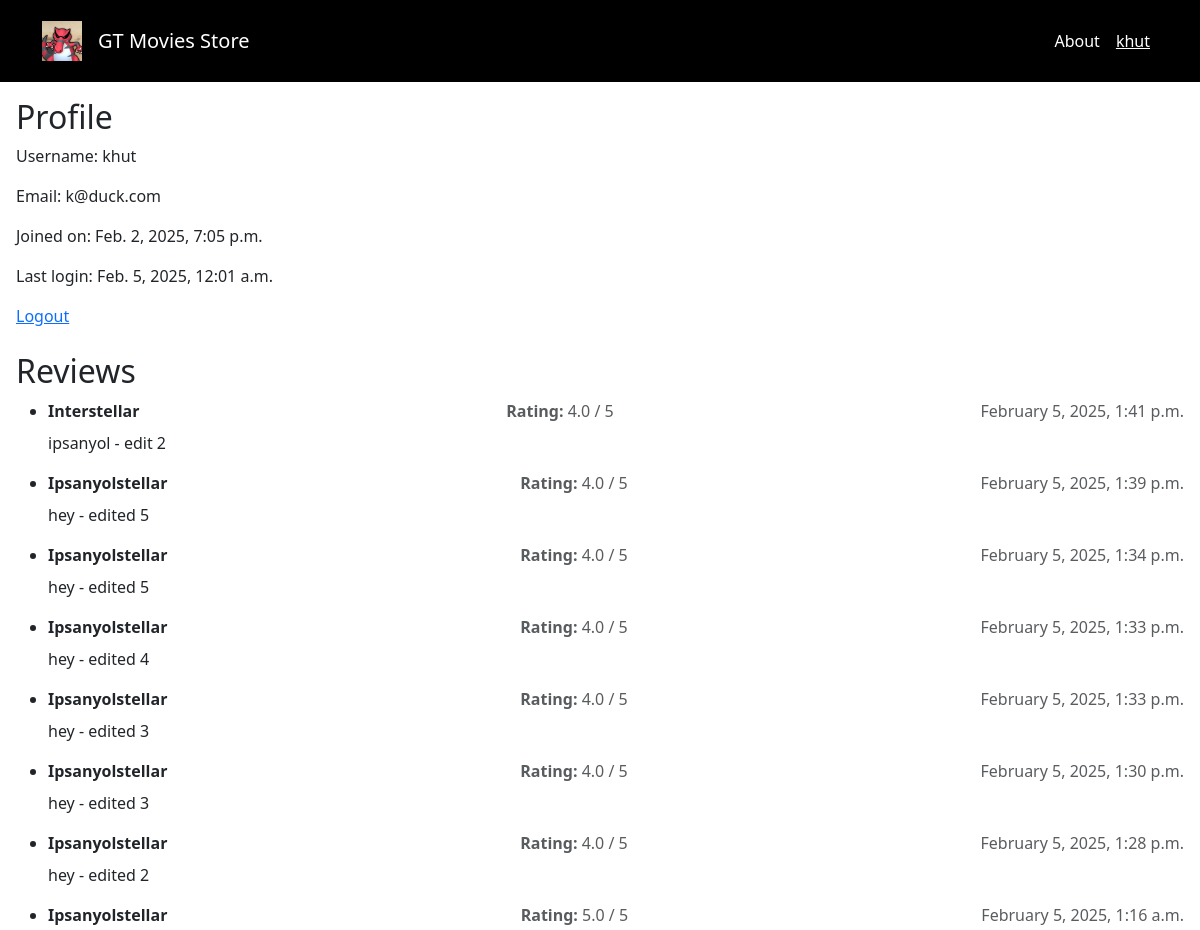
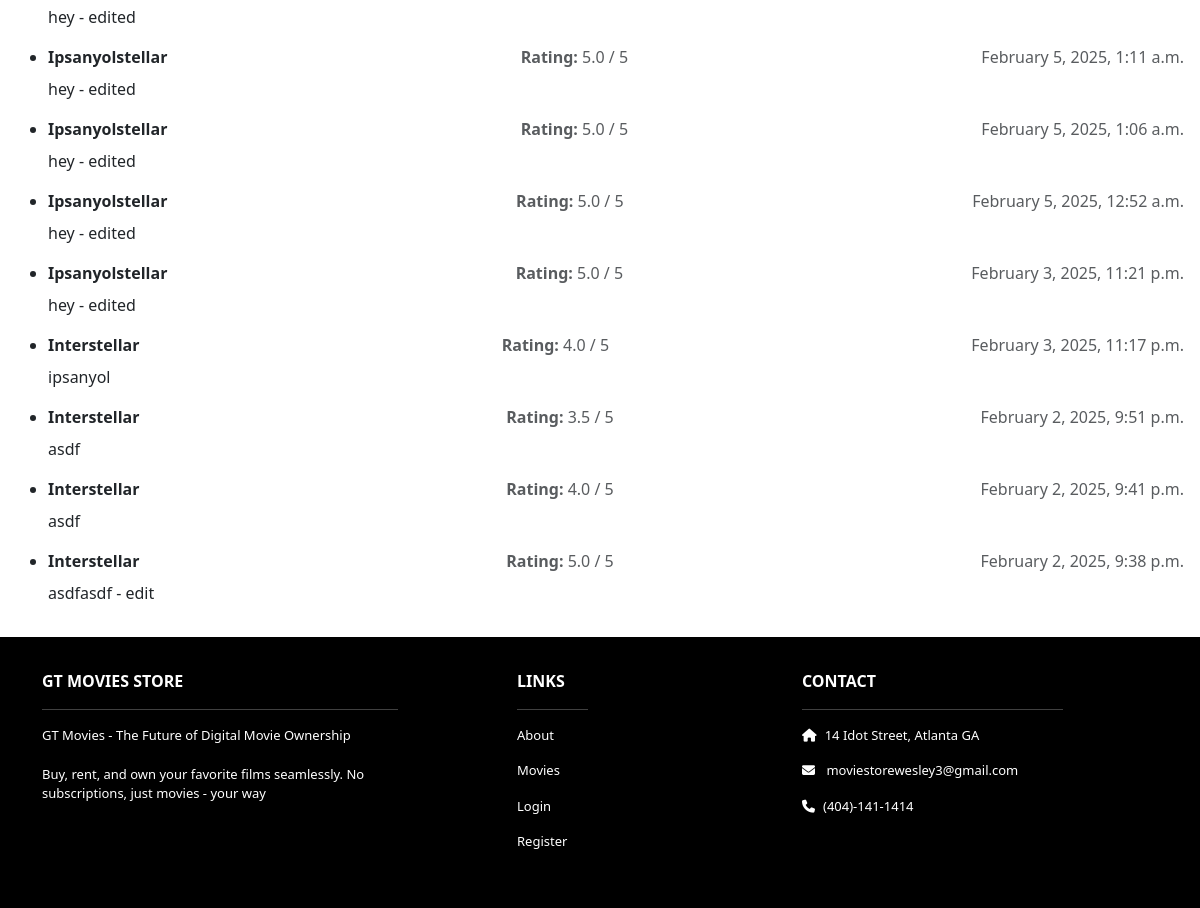
Screenshot of /profile/ (signed in) with the database file from the repository (2 pictures, top to bottom).
### movies/models.py (models this page shows, shortened)
class Review(models.Model):
    movie = models.ForeignKey(Movie, on_delete=models.CASCADE)
    user = models.ForeignKey(User, on_delete=models.CASCADE)
    text = models.TextField()
    rating = models.DecimalField(max_digits=2, decimal_places=1, default=0.0)
    created_at = models.DateTimeField(auto_now_add=True)

class Movie(models.Model):
    id = models.AutoField(primary_key=True)
    name = models.CharField(max_length=255)
    price = models.IntegerField()
    description = models.TextField()
    image = models.FileField(upload_to='movies/')

### accounts/views.py (the view)
# urls.py: path("profile/", profile, name="profile"),
@login_required
def profile(request):
    user = request.user
    template_data = {
        'title': 'Profile',
        'reviews': Review.objects.filter(user=user).order_by('-created_at')
    }
    return render(request, "accounts/profile.html", {"user": user, "template_data": template_data})

### templates/accounts/profile.html (shortened to what this page needs)
{% extends 'base.html' %}
{% block content %}
<div class="p-3">
  <h2>Profile</h2>
  <p>Username: {{ user.username }}</p>
  <p>Email: {{ user.email }}</p>
  <p>Joined on: {{ user.date_joined }}</p>
  <p>Last login: {{ user.last_login }}</p>
  <a href="{% url 'logout' %}">Logout</a>
  <br><br>
  <h2>Reviews</h2>
  <ul>
      {% for review in template_data.reviews %}
        <li class="review-item mb-3">
          <div class="review-header d-flex justify-content-between align-items-center">
              <div>
                  <strong>{{ review.movie.name }}</strong>
              </div>
              <div class="text-muted ml-3">
                  <strong>Rating:</strong> {{ review.rating }} / 5
              </div>
              <span class="text-muted ml-3">{{ review.created_at|date:"F j, Y, g:i a" }}</span>
          </div>
          <div class="review-text mt-2">
              <p>{{ review.text }}</p>
          </div>
        </li>
      {% empty %}
          <li>No reviews yet.</li>
      {% endfor %}
  </ul>
</div>
{% endblock %}

### templates/base.html (shortened to what this page needs)
<!DOCTYPE html>
<html>
  {% load static %}
  <head>
    <link href="https://cdn.jsdelivr.net/npm/bootstrap@5.3.3/dist/css/bootstrap.min.css" rel="stylesheet">
    <link rel="stylesheet" href="https://cdnjs.cloudflare.com/ajax/libs/font-awesome/6.1.1/css/all.min.css">
    <link rel="stylesheet" type="text/css" href="{% static 'css/style.css' %}">
  </head>
  <body>
    <nav class="p-3 navbar navbar-dark bg-dark navbar-expand-lg">
      <div class="container">
        <a class="navbar-brand" href="{% url 'home.index' %}">
          <img src="{% static 'img/logo.png' %}" alt="logo" height="40" />
        </a>
        <a class="navbar-brand" href="{% url 'home.index' %}">
            GT Movies Store
        </a>
        <div class="collapse navbar-collapse" id="navbarNavAltMarkup">
          <div class="navbar-nav ms-auto navbar-ml">
            <a class="nav-link" href="{% url 'home.about' %}">About</a>
            {% if user.is_authenticated %}
              <a class="nav-link" href="{% url 'profile' %}"><u>{{ user.username }}</u></a>
            {% else %}
              <a class="nav-link" href="{% url 'login' %}">Login</a>
            {% endif %}
          </div>
        </div>
      </div>
    </nav>
    <div>
      {% block content %}
      {% endblock content %}
    </div>
    <section class="p-3 ms-footer d-none d-md-block">
      <div class="container">
        <div class="row mt-3 text-white">
          <div class="col-md-4 col-lg-4 col-xl-4 mx-auto, mb-4">
            <b>GT MOVIES STORE</b>
            <hr />
            <p>GT Movies - The Future of Digital Movie Ownership<br>
                <br>
                Buy, rent, and own your favorite films seamlessly.
                No subscriptions, just movies - your way</p>
          </div>
          <div class="col-md-1 col-lg-1 col-xl-1 mx-auto mb-4">
            <b>LINKS</b>
            <hr />
            <p><a class="nav-link" href="{% url 'home.about' %}">About</a></p>
            <p><a class = "nav-link" href = "{% url 'movies.index' %}">Movies</a></p>
            <p><a class="nav-link" href="{% url 'login' %}">Login</a></p>
            <p><a class="nav-link" href="{% url 'register' %}">Register</a></p>
          </div>
          <div class="col-md-3 col-lg-3 col-xl-3 mx-auto mb-4">
            <b>CONTACT</b>
            <hr />
            <p><i class="fas fa-home me-2"></i>14 Idot Street, Atlanta GA </p>
            <p><i class="fas fa-envelope me-2"></i> moviestorewesley3@gmail.com </p>
            <p><i class="fas fa-phone me-2"></i>(404)-141-1414 </p>
          </div>
        </div>
      </div>
    </section>
  </body>
</html>

### static/css/style.css (style rules this page uses)
.navbar a.nav-link { color: #fff !important; }
.bg-dark { background-color: #000 !important; }
.ms-footer { background-color: #000; }
.ms-footer p { color: #ffffff; font-size: 13px; }

### rows the page displays
Review: movie.name "Interstellar", rating "4.0", created_at "February 5, 2025, 1:41 p.m.", text "ipsanyol - edit 2"
Review: movie.name "Ipsanyolstellar", rating "4.0", created_at "February 5, 2025, 1:39 p.m.", text "hey - edited 5"
Review: movie.name "Ipsanyolstellar", rating "4.0", created_at "February 5, 2025, 1:34 p.m.", text "hey - edited 5"
Review: movie.name "Ipsanyolstellar", rating "4.0", created_at "February 5, 2025, 1:33 p.m.", text "hey - edited 4"
Review: movie.name "Ipsanyolstellar", rating "4.0", created_at "February 5, 2025, 1:33 p.m.", text "hey - edited 3"
Review: movie.name "Ipsanyolstellar", rating "4.0", created_at "February 5, 2025, 1:30 p.m.", text "hey - edited 3"
Review: movie.name "Ipsanyolstellar", rating "4.0", created_at "February 5, 2025, 1:28 p.m.", text "hey - edited 2"
Review: movie.name "Ipsanyolstellar", rating "5.0", created_at "February 5, 2025, 1:16 a.m.", text "hey - edited"
Review: movie.name "Ipsanyolstellar", rating "5.0", created_at "February 5, 2025, 1:11 a.m.", text "hey - edited"
Review: movie.name "Ipsanyolstellar", rating "5.0", created_at "February 5, 2025, 1:06 a.m.", text "hey - edited"
Review: movie.name "Ipsanyolstellar", rating "5.0", created_at "February 5, 2025, 12:52 a.m.", text "hey - edited"
Review: movie.name "Ipsanyolstellar", rating "5.0", created_at "February 3, 2025, 11:21 p.m.", text "hey - edited"
Review: movie.name "Interstellar", rating "4.0", created_at "February 3, 2025, 11:17 p.m.", text "ipsanyol"
Review: movie.name "Interstellar", rating "3.5", created_at "February 2, 2025, 9:51 p.m.", text "asdf"
Review: movie.name "Interstellar", rating "4.0", created_at "February 2, 2025, 9:41 p.m.", text "asdf"
Review: movie.name "Interstellar", rating "5.0", created_at "February 2, 2025, 9:38 p.m.", text "asdfasdf - edit"

### other values shown
{{ user.username }} "khut"
{{ user.email }} "k@duck.com"
{{ user.date_joined }} "Feb. 2, 2025, 7:05 p.m."
{{ user.last_login }} "Feb. 5, 2025, 12:01 a.m."
